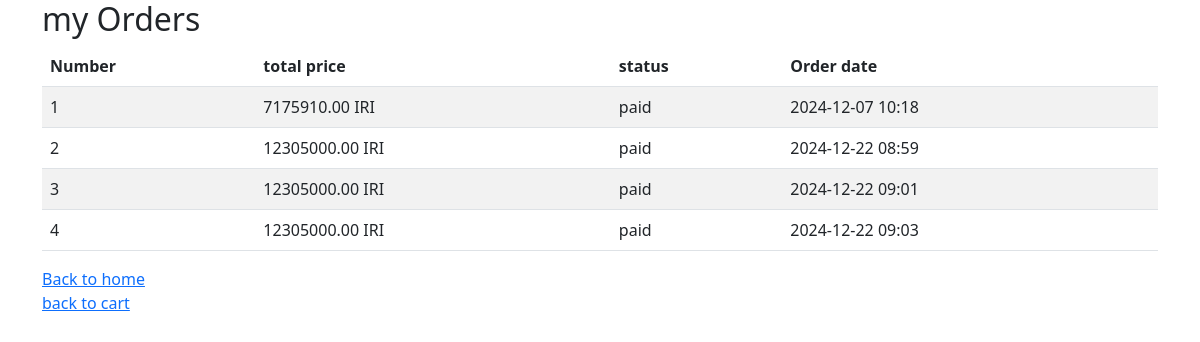
The page /orders/orderhistory/2 (signed in) on the database its author committed.
### orders/models.py (models this page shows, shortened)
class Order(models.Model):
    user = models.ForeignKey(User, on_delete=models.CASCADE,
                             related_name='Order', verbose_name='user')
    status = models.CharField(max_length=10, choices=ORDER_STATUS_CHOICES,
                              default='PENDING', verbose_name='status')
    order_date = models.DateTimeField(auto_now_add=True, verbose_name='order_date')
    shipping_address = models.TextField(verbose_name='shipping_address')
    @property
    def total_price(self):
        return sum(item.unit_price for item in self.OrderItem.all())

class OrderItem(models.Model):
    order = models.ForeignKey(Order, on_delete=models.CASCADE,
                              related_name='OrderItem', verbose_name='order')
    product = models.ForeignKey(Product, on_delete=models.CASCADE,
                                related_name='OrderItem', verbose_name='product', null=True)
    quantity = models.PositiveIntegerField(null=True, verbose_name='quantity')
    unit_price = models.DecimalField(max_digits=10, decimal_places=2, verbose_name='unit_price', null=True)

### orders/views.py (the view)
# urls.py: path('orderhistory/<int:user_id>', views.user_order_history, name='user_order_history'),
@login_required()
def user_order_history(request, user_id):
    user = User.objects.get(id=user_id)
    orders = Order.objects.filter(user=user).order_by('order_date')
    return render(request, 'OrderHistoryView.html', {'orders': orders})

### templates/OrderHistoryView.html (shortened to what this page needs)
<!DOCTYPE html>
<html lang="en">
<head>
     <link rel="stylesheet" href="https://cdn.jsdelivr.net/npm/bootstrap@5.3.0-alpha1/dist/css/bootstrap.min.css">
</head>
<body>
     <div class="container">
        <h2>my Orders</h2>
        {% if orders %}
            <table class="table table-striped">
                <thead>
                    <tr>
                        <th>Number</th>
                        <th>total price</th>
                        <th>status</th>
                        <th>Order date</th>
                    </tr>
                </thead>
                <tbody>
                    {% for order in orders %}
                        <tr>
                            <td>{{ order.id }}</td>
                            <td>{{ order.total_price }} IRI</td>
                            <td>{{ order.get_status_display }}</td>
                            <td>{{ order.order_date|date:"Y-m-d H:i" }}</td>
                        </tr>
                    {% endfor %}
                </tbody>
            </table>
        {% else %}
            <p>You have not placed an order yet.</p>
        {% endif %}
         <a href="{% url 'home' %}"> Back to home</a><br>
         <a href="{% url 'cart' user.id %}">back to cart</a>
    </div>
</body>
</html>

### rows shown on the page
Order: id "1", total_price "7175910.00", status "paid", order_date "2024-12-07 10:18"
Order: id "2", total_price "12305000.00", status "paid", order_date "2024-12-22 08:59"
Order: id "3", total_price "12305000.00", status "paid", order_date "2024-12-22 09:01"
Order: id "4", total_price "12305000.00", status "paid", order_date "2024-12-22 09:03"
